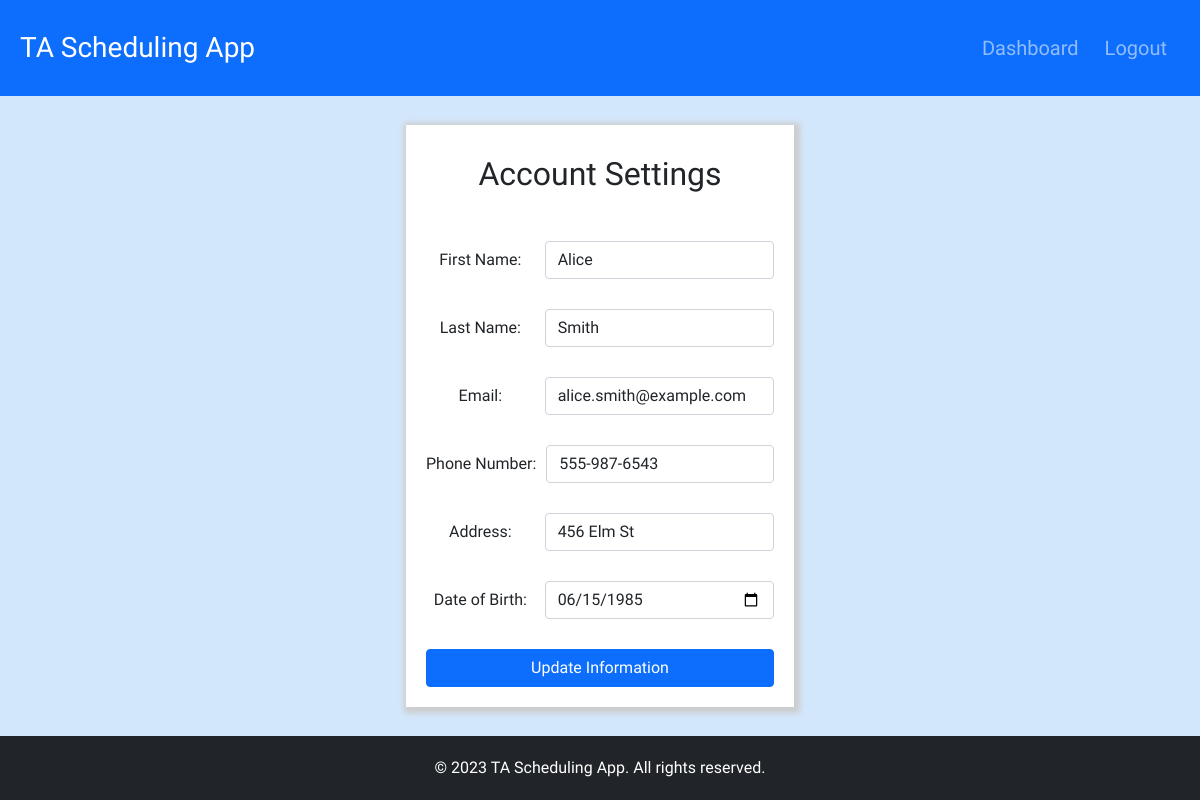
The app's page /account-settings/ (signed in) with its own data.
### TA_Scheduling_App/models/User.py (models this page shows, shortened)
class User(IString):
    USER_ID = models.AutoField(primary_key=True)
    ROLE = models.CharField(max_length=10)
    FIRST_NAME = models.CharField(max_length=255)
    LAST_NAME = models.CharField(max_length=255)
    EMAIL = models.EmailField(unique=True)
    PASSWORD_HASH = models.CharField(max_length=255)
    PHONE_NUMBER = models.CharField(max_length=20)
    ADDRESS = models.CharField(max_length=255)
    BIRTH_DATE = models.DateField()
    SKILLS = models.CharField(max_length=255, null=True)
    def __init__(self, *args, **kwargs):
        super().__init__(*args, **kwargs)
        passwordHash = kwargs.get('PASSWORD_HASH', Null())
        if passwordHash is None or (not isinstance(passwordHash, str) and not Null()):
            raise ValueError("Invalid password.")
        if passwordHash is not Null():
            self.PASSWORD_HASH = passwordHash
        if not self.setRole(kwargs.get('ROLE', Null())):
            raise ValueError("Invalid role.")
        if not self.setFirstName(kwargs.get('FIRST_NAME', Null())):
            raise ValueError("Invalid first name.")
        if not self.setLastName(kwargs.get('LAST_NAME', Null())):
            raise ValueError("Invalid last name.")
        if not self.setEmail(kwargs.get('EMAIL', Null())):
            raise ValueError("Invalid email.")
        if not self.setPhoneNumber(kwargs.get('PHONE_NUMBER', Null())):
            raise ValueError("Invalid phone number.")
        if not self.setAddress(kwargs.get('ADDRESS', Null())):
            raise ValueError("Invalid address.")
        if not self.setBirthDate(kwargs.get('BIRTH_DATE', Null())):
            raise ValueError("Invalid birth date.")
        if not self.setSkills(kwargs.get('SKILLS', Null())):
            raise ValueError("Invalid list of skills.")
    def setRole(self, role):
        if role is Null():
            return True
        if role in ["ADMIN", "INSTRUCTOR", "TA"]:
            self.ROLE = role
            return True
        return False
    def setFirstName(self, firstName):
        if firstName is Null():
            return True
        result = self.checkString(firstName, False)
        if result is False:
            return False
        self.FIRST_NAME = firstName
        return True
    def setLastName(self, lastName):
        if lastName is Null():
            return True
        result = self.checkString(lastName, False)
        if result is False:
            return False
        self.LAST_NAME = lastName
        return True
    def setEmail(self, email):
        if email is Null():
            return True
    def setPhoneNumber(self, phoneNumber):
        if phoneNumber is Null():
            return True
    def setAddress(self, address):
        if address is Null():
            return True
    def setBirthDate(self, birthDate):
        if birthDate is Null():
            return True
    def setSkills(self, skills):
        if skills is Null():
            return True
        result = self.checkString(skills, True, True, True)
        if result is False:
            return False
        self.SKILLS = skills
        return True

### TA_Scheduling_App/views/account_settings.py (the view, shortened to what this page needs)
# urls.py: path('account-settings/', AccountSettings.as_view(), name="account_settings"),
class AccountSettings(View):
    def get(self, request):
        if not request.session.get("is_authenticated"):
            return redirect("login")
        user = User.objects.get(USER_ID=request.session["user_id"])
        return render(request, "account-settings.html", {'user': user})

### TA_Scheduling_App/templatetags/formatting_tags.py (called while the page is built)
@register.filter("html_date")
def html_date(date: datetime.date):
    return date.isoformat()

### TA_Scheduling_App/utils/null.py (called while the page is built)
    def __new__(cls):
        if cls._instance is None:
            cls._instance = super().__new__(cls)
        return cls._instance

### templates/account-settings.html (shortened to what this page needs)
<!DOCTYPE html>
<html lang="en">
<head>
     <link href="https://cdn.jsdelivr.net/npm/bootstrap@5.1.3/dist/css/bootstrap.min.css" rel="stylesheet">
    {% load static %}
    <link rel="stylesheet" type="text/css" href="{% static 'css/style.css' %}">
</head>
<body>
{% include 'partials/header.html' %}
{% load formatting_tags %}
<div class="main-container">
    <div class="form-container">
        <h5 class="form-head">Account Settings</h5>
        <form class="d-flex flex-column" name="updateProfileForm" action="" method="post">
            <div class="d-flex form-div">
                <label class="profile-form-label" for="_n">First Name:</label>
                <input class="form-control" type="text" name="first_name" id="first_name" value="{{ user.FIRST_NAME }}" required>
            </div>
            <div class="d-flex form-div">
                <label class="profile-form-label" for="last_name">Last Name: </label>
                <input class="form-control" type="text" name="last_name" id="last_name" value="{{ user.LAST_NAME }}" required>
            </div>
            <div class="d-flex form-div">
                <label class="profile-form-label" for="email">Email:</label>
                <input class="form-control" type="email" name="email" id="email" value="{{ user.EMAIL }}" required>
            </div>
            <div class="d-flex form-div">
                <label class="profile-form-label" for="phone_number">Phone Number:</label>
                <input class="form-control" type="tel" name="phone_number" id="phone_number" value="{{ user.PHONE_NUMBER }}" required>
            </div>
            <div class="d-flex form-div">
                <label class="profile-form-label" for="address">Address:</label>
                <input class="form-control" type="text" name="address" id="address" value="{{ user.ADDRESS }}" required>
            </div>
            <div class="d-flex form-div">
                <label class="profile-form-label" for="dateOfBirth">Date of Birth:</label>
                <input class="form-control" type="date" name="birth_date" id="birth_date" value="{{ user.BIRTH_DATE|html_date }}" required>
            </div>
            <button id="profile-submit" class="btn btn-primary bottom-form-button" type="submit">Update Information</button>
        </form>
    </div>
</div>
{% include 'partials/footer.html' %}
</body>
</html>

### TA_Scheduling_App/static/css/style.css (style rules this page uses)
:root { --header-height: 6rem; --footer-height: 4rem; }
body { display: flex; background-color: #d3e7fc; flex-direction: column; min-height: 100vh; font-family: Helvetica, Arial, sans-serif; word-break: break-word; white-space: normal; }
.main-container { display: flex; justify-content: center; flex-grow: 1; min-height: calc(100vh - var(--header-height) - var(--footer-height)); gap: 3rem; padding-top: 1rem; padding-bottom: 1rem; flex-wrap: wrap; }
label { white-space: nowrap; align-self: center; margin: 0px 10px 0px 0px !important; }
.form-div { margin-bottom: 30px; }
.bottom-form-button { width: 100%; }
.form-head { font-size: 24pt; text-align: center; margin-top: 10px; }
.form-container { background-color: white; padding: 20px; text-align: center; flex-basis: 350px; box-shadow: 2px 2px 6px 4px #ccc; height: min-content; align-self: center; }
.profile-form-label { width: 172px; }

### records on screen
User: first_name "Alice", last_name "Smith", email "alice.smith@example.com", phone_number "555-987-6543", address "456 Elm St", birth_date "06/15/1985"
